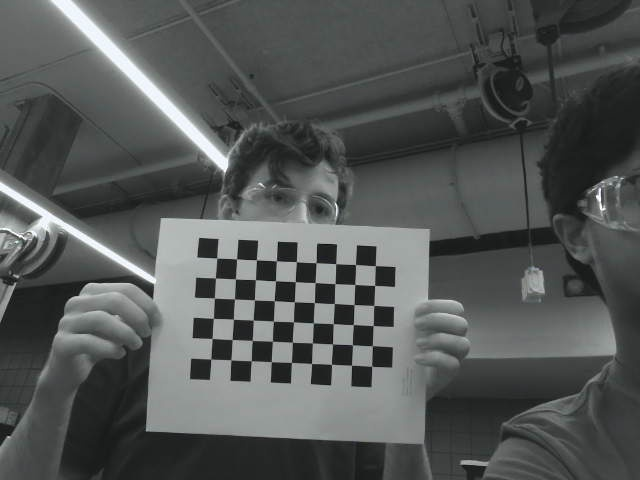
#> input picture lunabot_perception/src/camera_calibration_scripts/captured_images/front_camera_calibration3/img1.jpg, 640 x 480 px, given as the content of the folder alibration_scripts/captured_images/front_camera_calibration5, which was not available
$ python camera_calibration.py
#> lines starting #> are read from the running program, lines starting #| are printed output that depends on the picture; after the words box and inside, x2 and y2 are one past the last pixel; in counts of white or black regions, pixels touching at a corner belong together; long printed decimals are rounded; pictures that were not available may be replaced by others from this repository, and a replacement may not be noted
import numpy as np
import cv2
import glob
import os
import yaml

# ==========================================
# CONFIGURATION
# ==========================================
# Number of INSIDE corners on your checkerboard (Width, Height)
# If your board has 10x7 squares, the inside corners will be 9x6
CHECKERBOARD_SIZE = (9, 6)

# Real-world size of a single square edge (e.g., in millimeters or meters)
# Use 1.0 if you only care about the intrinsic matrix and pixel-space distortion
SQUARE_SIZE = 1.0


# ==========================================
# DATA_DIR = os.path.dirname(os.path.abspath(__file__)) + "/image_session_data"
# Write calibrations here
DATA_DIR = "lunabot_perception\\calibrations"


def calibrate_camera(camera_name: str, calibration_number: int):
    # Path to the folder containing your calibration images (e.g., .jpg, .png)
#> called with camera_name = 'front_camera', calibration_number = 5
    IMAGES_DIR = (
        os.path.dirname(os.path.abspath(__file__)) + f"/captured_images/{camera_name}_calibration{calibration_number}"
    )

    # Termination criteria for sub-pixel corner refinement
    criteria = (cv2.TERM_CRITERIA_EPS + cv2.TERM_CRITERIA_MAX_ITER, 30, 0.001)

    # Prepare 3D object points in the real-world coordinate system
    # E.g., (0,0,0), (1,0,0), (2,0,0) ....,(8,5,0)
    objp = np.zeros((CHECKERBOARD_SIZE[0] * CHECKERBOARD_SIZE[1], 3), np.float32)
    objp[:, :2] = np.mgrid[
        0 : CHECKERBOARD_SIZE[0], 0 : CHECKERBOARD_SIZE[1]
    ].T.reshape(-1, 2)
    objp *= SQUARE_SIZE

    # Arrays to store object points and image points from all valid images
    object_points = []  # 3d point in real world space
    image_points = []  # 2d points in image plane.

    # Grab all images from the specified folder
    image_extensions = ("*.jpg", "*.jpeg", "*.png", "*.bmp")
    images = []
    for ext in image_extensions:
        images.extend(glob.glob(os.path.join(IMAGES_DIR, ext)))

    if not images:
        print(
            f"Error: No images found in '{IMAGES_DIR}'. Please check the directory path."
        )
        return

    print(f"Found {len(images)} images. Processing...")

    gray = None
    valid_image_count = 0

    for fname in images:
        img = cv2.imread(fname)
#> img is the input picture: shape (480, 640, 3); mean B, G, R 85.5, 86.5, 83.7
        gray = cv2.cvtColor(img, cv2.COLOR_BGR2GRAY)

        # Find the chess board corners
        ret, corners = cv2.findChessboardCorners(gray, CHECKERBOARD_SIZE, None)
#> ret = True; corners = 54 rows, first 8: [216.8, 258], [236.5, 259], [256.5, 259.7], [276.5, 260.8], [296.3, 261.6], [315.8, 262.7], [335.6, 263.7], [355.5, 264.7]

        # If found, add object points, image points (after refining them)
        if ret:
            object_points.append(objp)
            valid_image_count += 1

            # Refine corner locations to sub-pixel accuracy
            corners2 = cv2.cornerSubPix(gray, corners, (11, 11), (-1, -1), criteria)
#> corners2 = 54 rows, first 8: [216.8, 258.1], [236.6, 258.8], [256.4, 259.8], [276.4, 260.8], [296.5, 261.7], [316.1, 262.6], [335.7, 263.7], [355.5, 264.5]
            image_points.append(corners2)

            # Optional: Draw and display the corners to verify detection
            cv2.drawChessboardCorners(img, CHECKERBOARD_SIZE, corners2, ret)
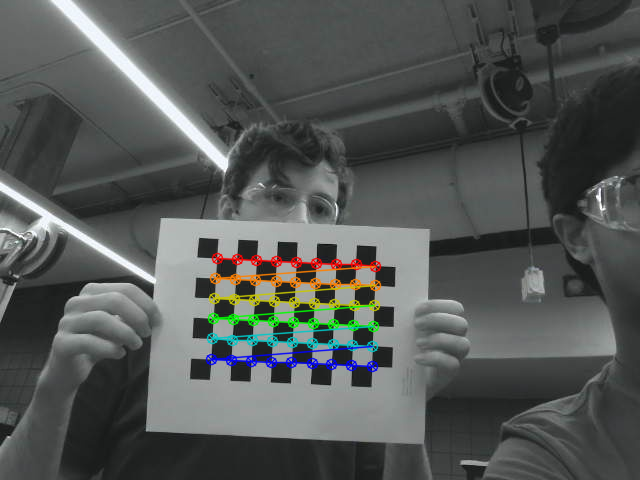
#> img: shape (480, 640, 3); 2.98% of pixels changed, all inside (x1, y1, x2, y2) = (205, 252, 382, 373)
            cv2.imshow("Chessboard Detection Preview", img)
            cv2.waitKey(100)  # Pause for 100ms per image
        else:
            print(f"Warning: Checkerboard corners not found in image: {fname}")

    cv2.destroyAllWindows()

    if valid_image_count < 10:
        print(
            f"\nWarning: Only {valid_image_count} images were valid. At least 10-20 distinct angles are recommended for good calibration."
        )

    if valid_image_count == 0:
        print(
            "Error: Could not find checkerboard corners in any of the provided images."
        )
        return

    print("\nRunning camera calibration optimization...")
    # Perform camera calibration
    ret, mtx, dist, rvecs, tvecs = cv2.calibrateCamera(
        object_points, image_points, gray.shape[::-1], None, None
    )
#> ret = 0.144; mtx = [[711.7, 0, 294.1], [0, 711.2, 230.8], [0, 0, 1]]; dist = [[0.231, -15.54, 0.0148, -0.00443, 216.4]]; rvecs = ([-0.0854, -0.0165, 0.0476],); tvecs = ([-3.89, 1.36, 35.88],)

    print("\n=== Calibration Successful ===")
    print(f"Reprojection Error: {ret:.4f} pixels (Lower is better, ideal is < 0.5)")
#| Reprojection Error: 0.1438 pixels (Lower is better, ideal is < 0.5)
    print("\nCamera Matrix (Intrinsic parameters):\n", mtx)
#| Camera Matrix (Intrinsic parameters):
#|  [[711.739   0.         294.136]
#|  [  0.         711.155 230.836 ]
#|  [  0.           0.           1.        ]]
    print("\nDistortion Coefficients:\n", dist)
#| Distortion Coefficients:
#|  [[ 2.31150535e-01 -1.55404331e+01  1.48199072e-02 -4.43432862e-03
#|    2.16408489e+02]]

    if not os.path.isdir(DATA_DIR):
        os.makedirs(DATA_DIR)

    output_filename = (
        f"lunabot_perception/calibrations/{camera_name}_calibration_data{calibration_number}.yaml"
    )

    calibration_data = {
        "image_width": int(gray.shape[1]),
        "image_height": int(gray.shape[0]),
        "camera_name": camera_name,
        "camera_matrix": {
            "rows": 3,
            "cols": 3,
            "data": mtx.reshape(-1).tolist(),
        },
        "distortion_model": "plumb_bob",
        "distortion_coefficients": {
            "rows": 1,
            "cols": 5,
            "data": dist.reshape(-1).tolist(),
        },
        "rectification_matrix": {
            "rows": 3,
            "cols": 3,
            "data": [1, 0, 0, 0, 1, 0, 0, 0, 1],
        },
        "projection_matrix": {
            "rows": 3,
            "cols": 4,
            "data": [float(mtx[0,0]), 0, float(mtx[0,2]), 0,
                    0, float(mtx[1,1]), float(mtx[1,2]), 0,
                    0, 0, 1, 0],
        },
    }

    print(calibration_data)
#> (printed output is left out)

    with open(output_filename, "w") as f:
        yaml.safe_dump(calibration_data, f, default_flow_style=False, sort_keys=False)

    print(f"\nParameters successfully saved to '{output_filename}'")

    # ==========================================
    # VERIFICATION: Undistort a sample image
    # ==========================================
    sample_img_path = images[0]
    img = cv2.imread(sample_img_path)
    h, w = img.shape[:2]
#> h = 480; w = 640

    # Refine the camera matrix based on free scaling parameter (alpha)
    new_camera_mtx, roi = cv2.getOptimalNewCameraMatrix(mtx, dist, (w, h), 1, (w, h))
#> new_camera_mtx = [[1541.1, 0, 390.3], [0, 777.1, 238.3], [0, 0, 1]]; roi = (268, 205, 206, 63)

    # Undistort the image
    undistorted_img = cv2.undistort(img, mtx, dist, None, new_camera_mtx)
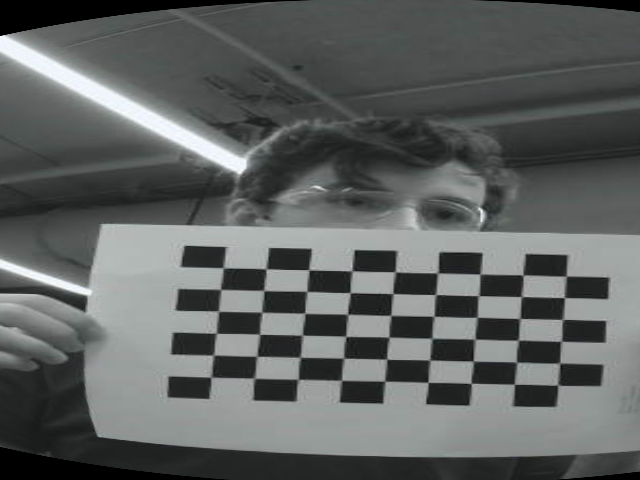
#> undistorted_img: shape (480, 640, 3); mean B, G, R 96.8, 97.8, 94.8

    # Crop the image based on ROI to remove black padding boundaries
    x, y, w_box, h_box = roi
#> x = 268; y = 205; w_box = 206; h_box = 63
    undistorted_img_cropped = undistorted_img[y : y + h_box, x : x + w_box]
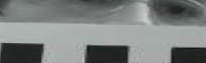
#> undistorted_img_cropped: shape (63, 206, 3); mean B, G, R 127, 128.4, 124.6

    # Display side-by-side comparison
    cv2.imshow("Original Image", img)
    cv2.imshow("Undistorted Image", undistorted_img_cropped)
    print("\nPress any key on the image windows to close and exit.")
    cv2.waitKey(0)
    cv2.destroyAllWindows()


if __name__ == "__main__":
    calibrate_camera("front_camera", 5)
